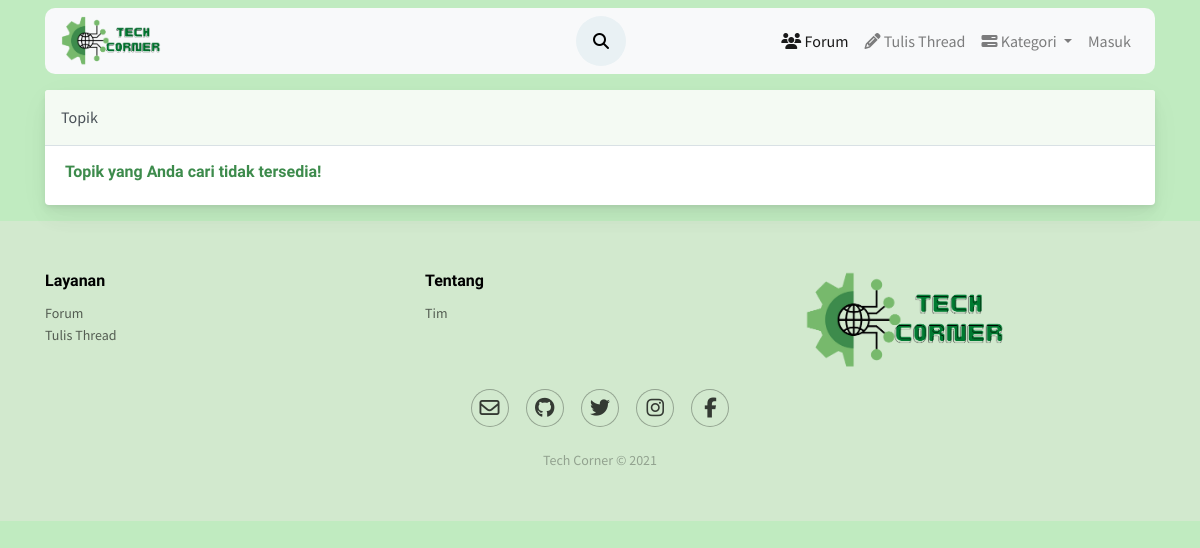
Page /forum/action.php on the earlier database version.
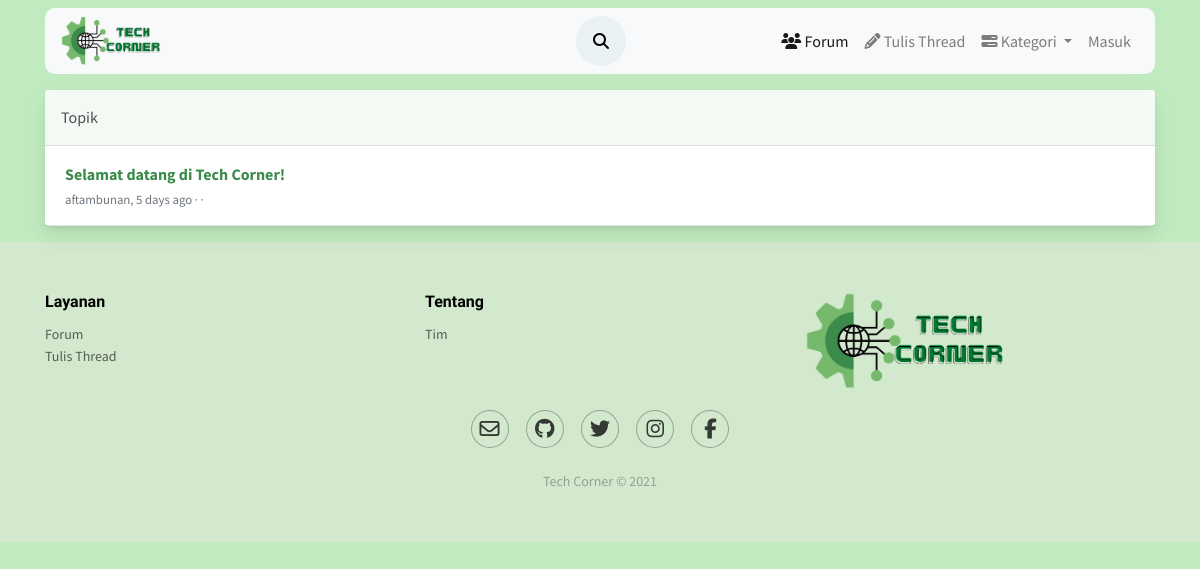
Same page on the later database version.
### tables this page shows
CREATE TABLE `posting` (
  `id_thread` int(50) NOT NULL,
  `user_id` int(50) NOT NULL,
  `judul` varchar(50) NOT NULL,
  `konten` text NOT NULL,
  `kategori` varchar(50) NOT NULL,
  `thumb` varchar(50) NOT NULL,
  `tanggal_posting` timestamp NOT NULL DEFAULT current_timestamp(),
  `diubah` varchar(20) DEFAULT NULL
);

CREATE TABLE `users` (
  `id_user` int(11) NOT NULL,
  `username` varchar(50) NOT NULL,
  `email` varchar(100) NOT NULL,
  `password` varchar(100) NOT NULL,
  `name` varchar(100) NOT NULL,
  `foto` varchar(50) NOT NULL,
  `level` varchar(20) NOT NULL,
  `vkey` varchar(200) NOT NULL,
  `verified` enum('0','1') NOT NULL DEFAULT '0' COMMENT '0 = not verified\r\n1 = verified\r\n',
  `created_at` timestamp(6) NOT NULL DEFAULT current_timestamp(6)
);

### forum/funct/function.php (called while the page is built, shortened)
<?php
function query($query)
{
    global $conn;
    $result=mysqli_query($conn,$query);
    $rows=[];
    while($row= mysqli_fetch_assoc($result))
    {
        $rows[]=$row;
    }
    return $rows;
}
function users($id_user)
{
     $query="SELECT * FROM users WHERE
        id_user ='$id_user';";
     return query($query);
}
function times( $time )
{
    $time_difference = time() - $time;
    $condition = array( 12 * 30 * 24 * 60 * 60 =>  'year',
                30 * 24 * 60 * 60       =>  'month',
                24 * 60 * 60            =>  'day',
                60 * 60                 =>  'hour',
                60                      =>  'minute',
                1                       =>  'second'
    );
    foreach( $condition as $secs => $str )
    {
        $d = $time_difference / $secs;
        if( $d >= 1 )
        {
            $t = round( $d );
            return  $t . ' ' . $str . ( $t > 1 ? 's' : '' ) . ' ago';
        }
    }
}
?>

### forum/action.php (the view, shortened to what this page needs)
<?php include('layout/header.php'); ?>
<link rel="stylesheet" href="assets/css/forum.css">
<?php include('layout/navbar.php'); ?>
<?php include('funct/function.php'); ?>
<div class="forum">
  <div class="container align-self-center">
    <div class="card mb-3 mt-3">
      <div class="card-header pl-0 pr-0">
        <div class="row no-gutters w-100 align-items-center">
          <div class="col ml-3">Topik</div>
        </div>
      </div>
      <?php
        $keywords = $_GET['keywords'];
        $query = "SELECT * FROM posting WHERE judul LIKE '%$keywords%' OR konten LIKE '%$keywords%'";
        $result = mysqli_query($conn, $query);
        if(mysqli_num_rows($result) > 0) {
          while ($rows = $result->fetch_assoc()) {
      ?>
      <?php foreach ($res = users($rows['user_id']) as $user) : ?>
        <div class="card-body py-3">
            <div class="row no-gutters align-items-center">
                <div class="col"> <a href="view.php?thread=<?= $rows['id_thread']; ?>" class="text-big" data-abc="true"><?= $rows['judul']; ?></a>
                    <div class="text-muted small mt-1"> <?= $user['username'] ?>, <?= times(strtotime($rows['tanggal_posting'])) ?> ·&nbsp;·&nbsp; <a href="javascript:void(0)" class="text-muted" data-abc="true"></a></div>
                </div>
            </div>
        </div>
        <hr class="m-0">
      <?php endforeach; ?>
      <?php }
      } else {  ?>
        <div class="card-body py-3">
          <div class="row no-gutters align-items-center">
            <div class="col">
              <h6 class="media-heading">
                <a href="index.php">Topik yang Anda cari tidak tersedia!</a>
              </h6>
            </div>
          </div>
        </div>
      <?php } ?>
    </div>
  </div>
</div>
<?php include('layout/footer.php'); ?>

Differences in the rows shown:
added posting: judul "Selamat datang di Tech Corner!", tanggal_posting "5 days ago"
now on this page (row unchanged): users: username "aftambunan"
Other differences:
text no longer shown: "Topik yang Anda cari tidak tersedia!"
